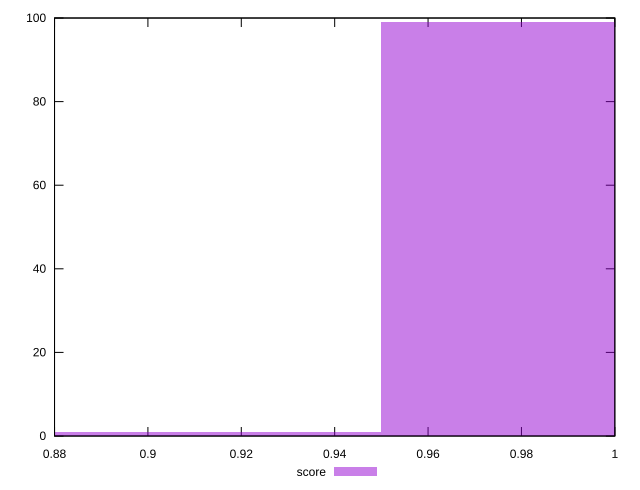

Write the gnuplot code that produced this figure.
reset

$score <<EOF
0.9 1
1 99
EOF

set key outside below
set boxwidth 0.1
set xrange [0.88:1]
set yrange [0:100]
set trange [0:100]
set style fill transparent solid 0.5 noborder
set terminal svg size 640, 490 enhanced background rgb 'white'
set output "reports/report_00032_2021-02-25T10-28-15.087Z/unminified-javascript/samples/music/score/histogram.svg"

plot $score title "score" with boxes

reset
